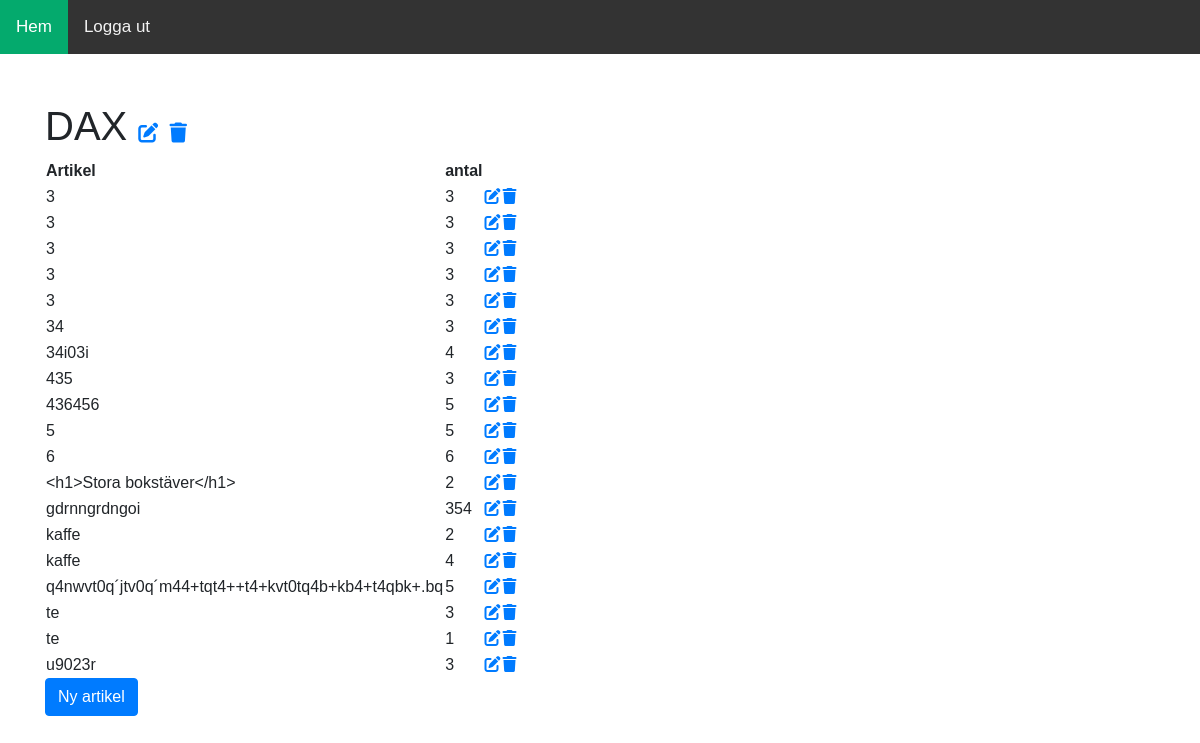
The app's page /lista/4/ (signed in) with its own data.
### listor/models.py (models this page shows, shortened)
class Lista(models.Model):
    namn=models.CharField(max_length=100)
    datum_skapad=models.DateTimeField(default=timezone.now)
    forfattare=models.ForeignKey(User,on_delete=models.CASCADE)

class Artikel(models.Model):
    namn=models.CharField(max_length=100)
    antal=models.IntegerField()
    lista=models.ForeignKey(Lista, on_delete=models.CASCADE)

### listor/views.py (the view)
# urls.py: path('lista/<int:pk>/', views.EnLista.as_view(), name='lista-sida'),
class EnLista(LoginRequiredMixin,ListView):
    model=Artikel
    template_name = 'listor/lista.html'
    context_object_name = 'artiklar'
    def get_queryset(self):
        return Artikel.objects.filter(lista=self.kwargs['pk']).order_by('namn')
    def get_context_data(self,**kwargs):
        context = super().get_context_data(**kwargs)
        context['listan'] = Lista.objects.filter(id=self.kwargs['pk'])
        return context

### listor/templates/listor/lista.html
{% extends "listor/mall.html" %}
{% load crispy_forms_tags %}
{% block innehall %}
<div class="container py-5">
  {% for lista in listan %}
  <h1>
    {{lista.namn}}
    {% if lista.forfattare == user %}
    <a href="{% url 'lista-uppdatera' lista.id %}"><i class="fa-solid fa-pen-to-square"></i></a>
    <a href="{% url 'lista-radera' lista.id %}"><i class="fa-solid fa-trash"></i></a>
    {% endif %}
  </h1>
  {% endfor %}
  <table>
    <tr>
      <th>Artikel</th>
      <th>antal</th>
      <th></th>
      <th></th>
    </tr>
    {% for artikel in artiklar %}
    <tr>
      <td>{{ artikel.namn }}</td>
      <td>{{ artikel.antal }}</td>
      <td><a href="{% url 'artikel-uppdatera' artikel.id %}"><i class="fa-solid fa-pen-to-square"></i></a></td>
      <td><a href="{% url 'artikel-radera' artikel.id %}"><i class="fa-solid fa-trash"></i></a></i></td>
    </tr>
    {% endfor %}
  </table>
  {% for lista in listan %}
  <a class="btn btn-primary" href="{% url 'artikel-ny' lista.id %}">Ny artikel</a>
  {% endfor %}
</div>
{% endblock innehall %}

### listor/static/listor/css/main.css (style rules this page uses)
h1 a { font-size: 50%; }

### listor/static/listor/css/nav.css (style rules this page uses)
body { margin: 0; font-family: Arial, Helvetica, sans-serif; }

### records on screen
Lista: namn "DAX"
Artikel: namn "3", antal "3"
Artikel: namn "3", antal "3"
Artikel: namn "3", antal "3"
Artikel: namn "3", antal "3"
Artikel: namn "3", antal "3"
Artikel: namn "34", antal "3"
Artikel: namn "34i03i", antal "4"
Artikel: namn "435", antal "3"
Artikel: namn "436456", antal "5"
Artikel: namn "5", antal "5"
Artikel: namn "6", antal "6"
Artikel: namn "<h1>Stora bokstäver</h1>", antal "2"
Artikel: namn "gdrnngrdngoi", antal "354"
Artikel: namn "kaffe", antal "2"
Artikel: namn "kaffe", antal "4"
Artikel: namn "q4nwvt0q´jtv0q´m44+tqt4++t4+kvt0tq4b+kb4+t4qbk+.bq", antal "5"
Artikel: namn "te", antal "3"
Artikel: namn "te", antal "1"
Artikel: namn "u9023r", antal "3"
